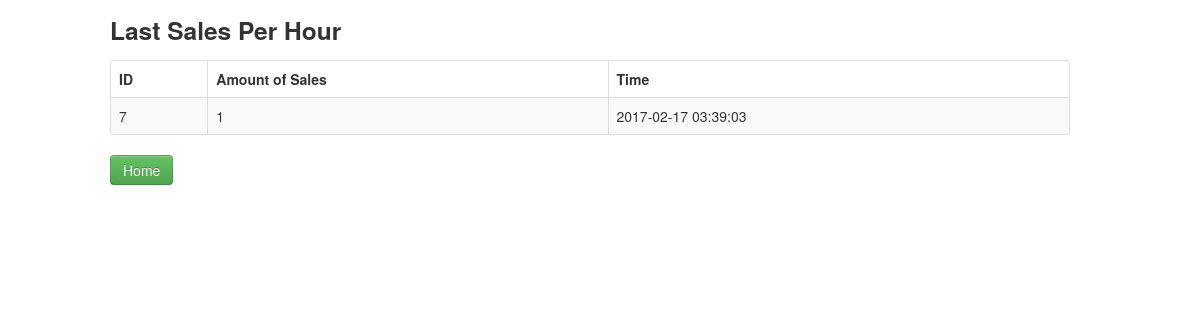
The page /Tarea1/lastSalesPerHour.php on the database as committed earlier.
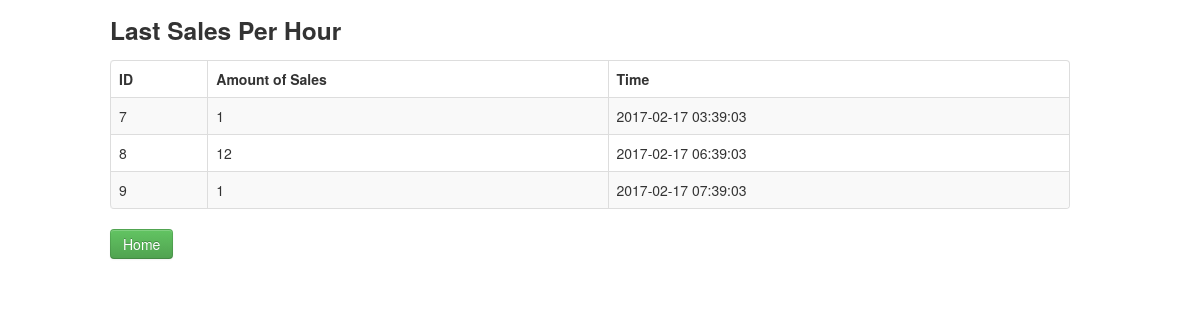
The same page on the database as committed later.
### tables this page shows
CREATE TABLE `salesperhour` (
  `id` int(11) NOT NULL AUTO_INCREMENT,
  `amountofsales` int(11) DEFAULT NULL,
  `time` timestamp NOT NULL DEFAULT CURRENT_TIMESTAMP ON UPDATE CURRENT_TIMESTAMP,
  PRIMARY KEY (`id`)
);

### Tarea1/lastSalesPerHour.php (the view, shortened to what this page needs)
<!DOCTYPE html>
<html lang="en">
	<head>
	    <link   href="css/bootstrap.min.css" rel="stylesheet">
	</head>
	<body>
	    <div class="container">
				<div class="row">
		   			<h3>Last Sales Per Hour</h3>
		   		</div>
				<div class="row">
					<table class="table table-striped table-bordered">
			            <thead>
			                <tr>
			                	<th>ID</th>
			                	<th>Amount of Sales</th>
								<th>Time</th>
			                </tr>
			            </thead>
			            <tbody>
			              	<?php
						   	$pdo = Database::connect();
						   	$sql = 'SELECT * FROM salesperhour ORDER BY time asc';
						   	foreach ($pdo->query($sql) as $row) {
								echo '<tr>';
	    					   	echo '<td>'. $row['id'] . '</td>';
	    					  	echo '<td>'. $row['amountofsales'] . '</td>';
								echo '<td>'. $row['time'] . '</td>';
							  	echo '</tr>';
						    }
						  	?>
					    </tbody>
		            </table>
		            <p>
						<a href="index.php" class="btn btn-success">Home</a>
					</p>
	    	</div>
	    </div>
	</body>
</html>

Rows that differ between the two databases and show on the page:
added salesperhour: id "8", amountofsales "12", time "2017-02-17 06:39:03"
added salesperhour: id "9", amountofsales "1", time "2017-02-17 07:39:03"
